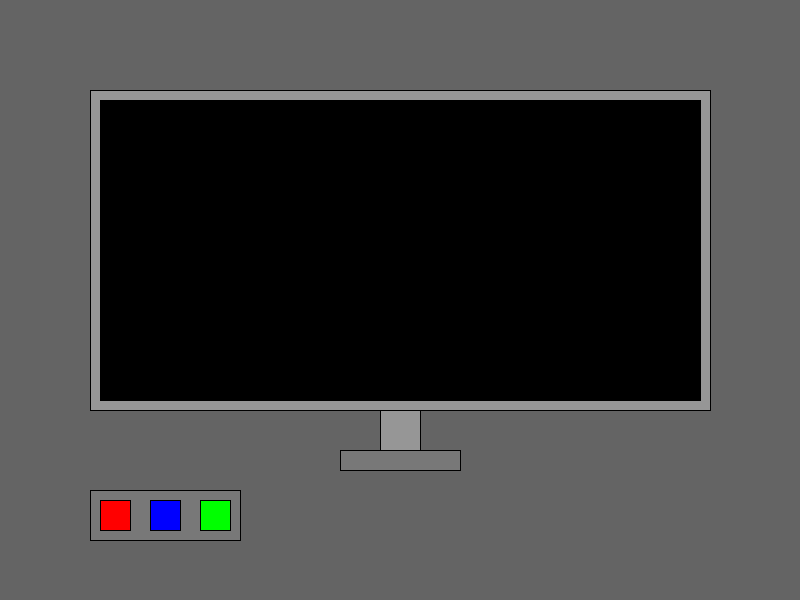
Frame 1 (no input)
Frame 60 (the mouse pressed at the canvas centre just before this capture): identical to frame 1, image omitted
Frame 120 (the mouse held since frame 60 and released just before this capture): identical to frame 1, image omitted

The Processing sketch that drew this single still picture (run headless with seeded random() and noise(); from frame 60 on, the mouse is pressed at the canvas centre):

// Processing sketch: processing_87003
// ── processing_87003.pde

// variables for the screen and buttons
int rbx= 100;
int bbx = 150;
int gbx = 200;
int by = 500;
int bh = 30;

//variables for the speed and fucntion of the red button ball
int speedX=1;
int speedY=1;
int ballX=250;
int ballY=300;

int rButton=-1;
int bButton=-1;
int gButton= -1;
int rColor=255;
int bColor=254;
int gColor=255;


int[] xpos = new int[50]; 
int[] ypos = new int[50];


void setup() {
  size(800, 600);


  smooth();
  for (int i=0; i < xpos.length; i++) {
    xpos[i] = 0;
    ypos[i] = 0;
  }
}

void draw () {
  background(100);
  cPannelDisplay();
  screenDisplay();
  if (rButton == 1) {
    snakeMove();
  }
}

void screenDisplay() {
  fill(120);
  rect(340, 450, 120, 20);
  fill(150);
  rect(380, 400, 40, 50);
  rect(90, 90, 620, 320);
  fill(0);
  rect(100, 100, 600, 300);
}

void cPannelDisplay() {
  fill(120);
  rect(90, 490, 150, 50);
  fill(255, 0, 0);
  rect(rbx, by, bh, bh);
  fill(0, 0, 255);
  rect(bbx, by, bh, bh);
  fill(0, 255, 0);
  rect(gbx, by, bh, bh);
}

void snakeMove() {
  for (int i = 0; i < xpos.length-1; i ++ ) {
    xpos[i] = xpos[i+1];
    ypos[i] = ypos[i+1];
  }

  xpos[xpos.length-1] = ballX; 
  ypos[ypos.length-1] = ballY;

  ballX= ballX+speedX;
  ballY= ballY+speedY;

  if (ballX > 675 || ballX < 125) {
    speedX=speedX*-1;
  }

  if (ballY > 375 || ballY < 125) {
    speedY=speedY*-1;
  }


  for (int i = 0; i < xpos.length; i ++ ) {
    noStroke();
    fill(rColor, gColor, bColor);
    ellipse(xpos[i], ypos[i], i, i);
    stroke(1);
    if (bButton==1) {
      bColor = int(225*sin(i/2)+125);
    } 
    if (gButton == 1 ) {
      gColor = int(random(1, 255));
    }

    noStroke();
    ellipse(ballX, ballY, 20, 20);
    stroke(1);
  }
}

void mousePressed() { 
  if (mouseX < rbx+bh && mouseX > rbx && mouseY > by && mouseY < by+bh) {
    println("The Red button has been pressed");
    rButton= rButton*-1;
  } 


  if (mouseX < bbx+bh && mouseX > bbx && mouseY > by && mouseY < by+bh) {
    println("The Blue button has been pressed");
    bButton= bButton*-1;
  } 


  if (mouseX < gbx+bh && mouseX > gbx && mouseY > by && mouseY < by+bh) {
    println("The Green button has been pressed");
    gButton = gButton*-1;
  }
}
